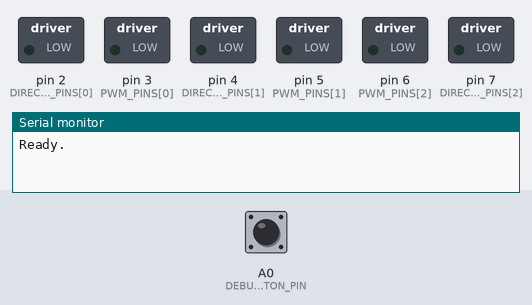
Bench run of a sketch on a simulated Arduino Uno, built with avr-gcc and run on an emulated ATmega328P. On the bench: switched loads named in the sketch (green lamp = pin HIGH), the last lines printed to the serial monitor. Inputs (shaded band) come from the test bench; at power-on: A0 (DEBUG_BUTTON_PIN) HIGH.

Above: at 1.2 s.
1.3 s: A0 (DEBUG_BUTTON_PIN) pulled LOW for 0.15 s
At 4.3 s:
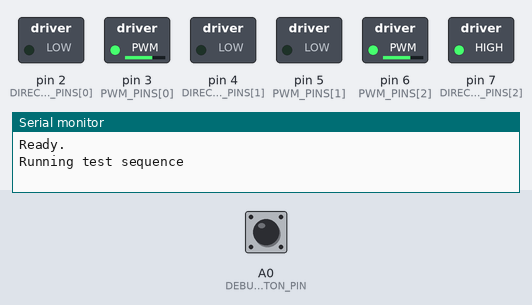
At 6.0 s:
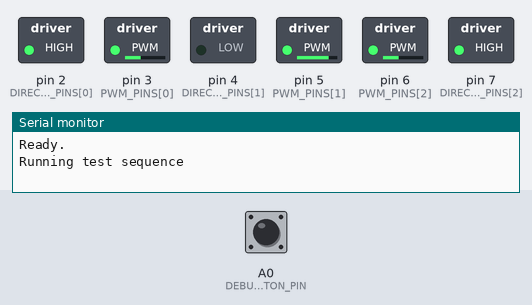
Timing chart, 0 to 15.2 s (numbered marks = the images above; inputs shaded):
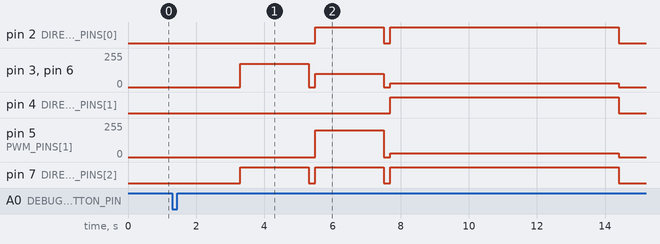

Measured:
- after the input at 1.3 s, pin 2 (DIRECTION_PINS[0]): LOW → HIGH after 4.2 s, → LOW 2.0 s later, → HIGH 0.20 s later, → LOW 6.7 s later; pin 3 (PWM_PINS[0]): 0/255 → 173/255 after 2.0 s, → 0/255 2.0 s later, → 99/255 0.20 s later, → 0/255 2.0 s later, … (6 changes in this stretch)

The sketch:

controller.ino
```cpp
/**
 * Low-level controller for omnibot.
 * Applies velocities (x, y, psi) read over serial to the three motors.
 *
 * Maintainer: Daan de Graaf
**/

#define NR_MOTORS 3
#define R_ROBOT 0.15

// Motor pins
#ifndef PINS_1
#ifndef PINS_2
#ifndef PINS_3

//By default Pin configuration 1 is used
#define PINS_1

#endif
#endif
#endif

// Pin configurations for the different arduinos
#ifdef PINS_1
static const int PWM_PINS[NR_MOTORS] = {3, 5, 6};
static const int DIRECTION_PINS[NR_MOTORS] = {2, 4, 7};
#define MOTOR_GAIN 1
#endif

#ifdef PINS_2
static const int PWM_PINS[NR_MOTORS] = {3, 5, 6};
static const int DIRECTION_PINS[NR_MOTORS] = {2, 4, 7};
#define MOTOR_GAIN 1
#endif

#ifdef PINS_3
static const int PWM_PINS[NR_MOTORS] = {3, 6, 9};
static const int DIRECTION_PINS[NR_MOTORS] = {2, 5, 8};
// Robot three's motor drivers have one additional pin per motor that needs to be the inverse of the direction pin
static const int DIRECTION_PINS_INV[NR_MOTORS] = {4, 7, 10};
// TODO probably not very accurate
#define MOTOR_GAIN 2
#endif


// Button to run test sequence
#define DEBUG_BUTTON_PIN A0

struct Command {
    float x;
    float y;
    float psi;
};

/**
 * Reads a new command from Serial,
 * and modifies the Command passed as a parameter with the new values.
 *
 * Returns: whether or not a new command was received.
 * If no new command is received, `cmd` is not modified
 */
bool getCommand(Command *cmd) {
    // Need to receive 3 floats
    int bufferSize = NR_MOTORS * sizeof(float);
    char buffer[bufferSize];
    // Only read when all data for one command is available
    if(Serial.available() >= bufferSize) {
        Serial.readBytes(buffer, bufferSize);
        float* casted = (float*) buffer;
        // N.B. signs of x and y are flipped for convention
        cmd->x = -casted[0];
        cmd->y = -casted[1];
        cmd->psi = casted[2];
        return true;
    }
    return false;
}

void setMotor(int index, float velocity) {
    // Set turning direction
    bool positive = velocity > 0;
    digitalWrite(DIRECTION_PINS[index], positive ? HIGH : LOW);
    #ifdef PINS_3
    digitalWrite(DIRECTION_PINS_INV[index], positive ? LOW : HIGH);
    #endif

    // Set PWM value
    int pwm = constrain(abs(velocity * MOTOR_GAIN), 0, 255);
    analogWrite(PWM_PINS[index], pwm);
}

void applyCommand(Command *cmd) {
    float v[NR_MOTORS];

    // TODO these values are probably not 100% correct
    v[0] = -cos(M_PI/6) * cmd->x + cos(M_PI/3) * cmd->y + R_ROBOT * cmd->psi;
    //v[0] = -v[0]; // Convention
    v[1] = 0 *            cmd->x - 1 *           cmd->y + R_ROBOT * cmd->psi;
    v[2] = cos(M_PI/6) *  cmd->x + cos(M_PI/3) * cmd->y + R_ROBOT * cmd->psi;

    float m = 0;
    for(float val : v) {
        m = max(m, abs(val));
    }
    if (m > 255) {
        for(int i = 0; i < NR_MOTORS; i++) {
            v[i] /= m / 255;
        }
    }

    for(int i = 0; i < NR_MOTORS; i++) {
        setMotor(i, v[i]);
    }
}

void runTestSequence() {
    Command cmd;
    cmd.x = 0;
    cmd.y = 0;
    cmd.psi = 0;
    applyCommand(&cmd);

    delay(2000);

    cmd.x = 200.0;
    applyCommand(&cmd);
    delay(2000);
    cmd.x = 0;
    applyCommand(&cmd);
    delay(200);


    cmd.y = 200.0;
    applyCommand(&cmd);
    delay(2000);
    cmd.y = 0;
    applyCommand(&cmd);
    delay(200);

    cmd.psi = 200;
    applyCommand(&cmd);
    delay(6700);
    cmd.psi = 0;
    applyCommand(&cmd);
    delay(200);
}

void setup() {
    // For communication with the Raspberry Pi
    Serial.begin(115200);

    // Setup button as input (PULLUP to use internal resistor)
    pinMode(DEBUG_BUTTON_PIN, INPUT_PULLUP);

    // Set motor controller communication pins as outputs
    for(int i = 0; i < NR_MOTORS; i++){
        pinMode(DIRECTION_PINS[i], OUTPUT);
        analogWrite(PWM_PINS[i], 0);
    }
    #ifdef PINS_3
    for(int i = 0; i < NR_MOTORS; i++){
        pinMode(DIRECTION_PINS_INV[i], OUTPUT);
    }
    #endif
    Serial.println("Ready.");

    //runTestSequence();
}

void loop() {
    Command cmd;
    if(getCommand(&cmd)) {
        applyCommand(&cmd);
    }
    int v = digitalRead(DEBUG_BUTTON_PIN);
    digitalWrite(13, v);
    if(v == LOW) {
        Serial.println("Running test sequence");
        runTestSequence();
        Serial.println("Done");
    }
}
```
